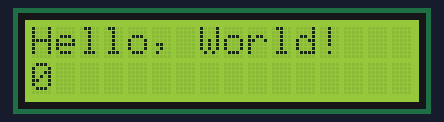
A sketch run on a simulated Arduino Uno, built with avr-gcc and run on an emulated ATmega328P. On the bench: 16×2 character LCD.

Above: at 0.19 s.
At 5.03 s:
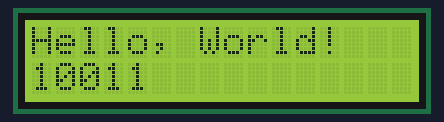
At 9.88 s:
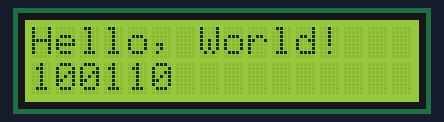
At 19.83 s:
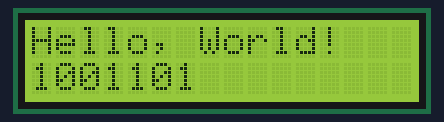
At 29.79 s:
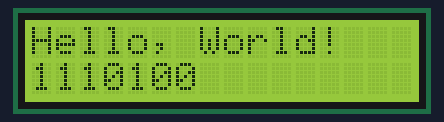
At 39.76 s:
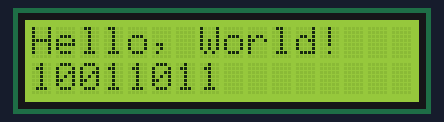

The sketch:

LCDDDDDDDDDD.ino
```cpp
#include <LiquidCrystal.h>

int rs = 6;
int en = 7;
int d4 = 9;
int d5 = 10;
int d6 = 11;
int d7 = 12;

byte num = B00000000;

LiquidCrystal lcd(rs, en, d4, d5, d6, d7);

void setup() {
 lcd.begin(16, 2);
}

void loop() {
  lcd.setCursor(0, 0);
  lcd.print("Hello, World!");
  lcd.setCursor(0, 1);
  lcd.print(num, BIN);
  delay(250);
  lcd.clear();
  num += 1;
}
```
